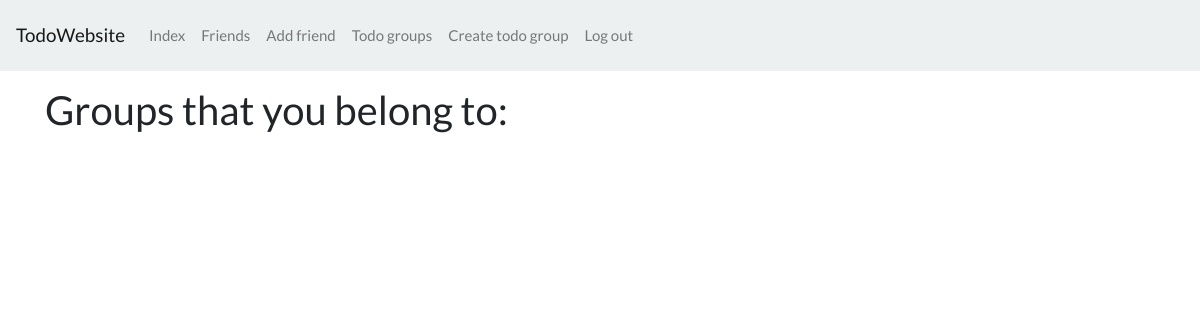
Page /home/todo/ (signed in) on the earlier database version.
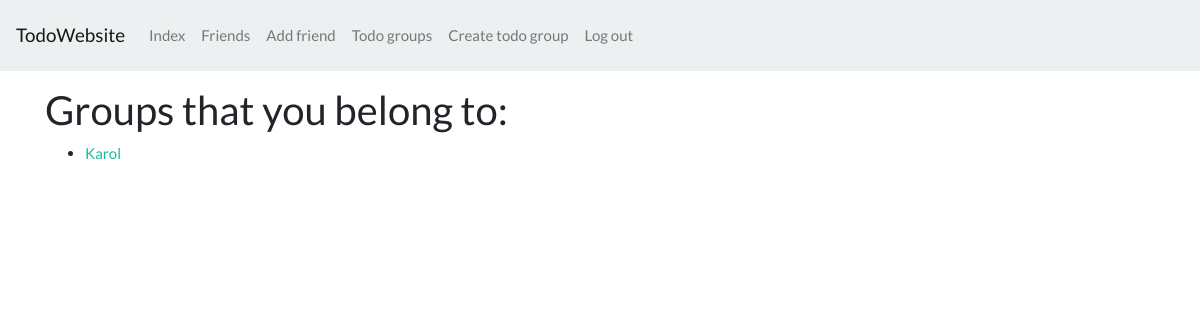
Same page on the later database version.
### todo/models.py (models this page shows, shortened)
class TodoGroup(models.Model):
    name = models.CharField(max_length=255)
    photo = models.ImageField(upload_to=get_group_photo_path)
    slug = models.SlugField(unique=True, blank=True)
    members = models.ManyToManyField(User)
    creator = models.ForeignKey(User, on_delete=models.CASCADE, related_name='user_creator', null=True, blank=True)
    created = models.DateField(auto_now_add=True)
    def get_absolute_url(self):
        return reverse('todo:single_group', kwargs={'slug': self.slug})
    class Meta:
        ordering = ('-created',)

### todo/views.py (the view)
# urls.py: path('', index, name='index'),
@login_required
def index(request):
    groups = TodoGroup.objects.filter(members__id=request.user.id).all()
    return render(request, 'todo/index.html', {'groups': groups})

### templates/todo/index.html (shortened to what this page needs)
{% extends 'base.html' %}
{% block container %}
    <div>
        <h2>Groups that you belong to:</h2>
        <ul>
            {% for group in groups %}
                <li><a href="{{ group.get_absolute_url }}">{{ group.name }}</a></li>
            {% endfor %}
        </ul>
    </div>
{% endblock %}

Differences in the rows shown:
added TodoGroup: name "Karol"
